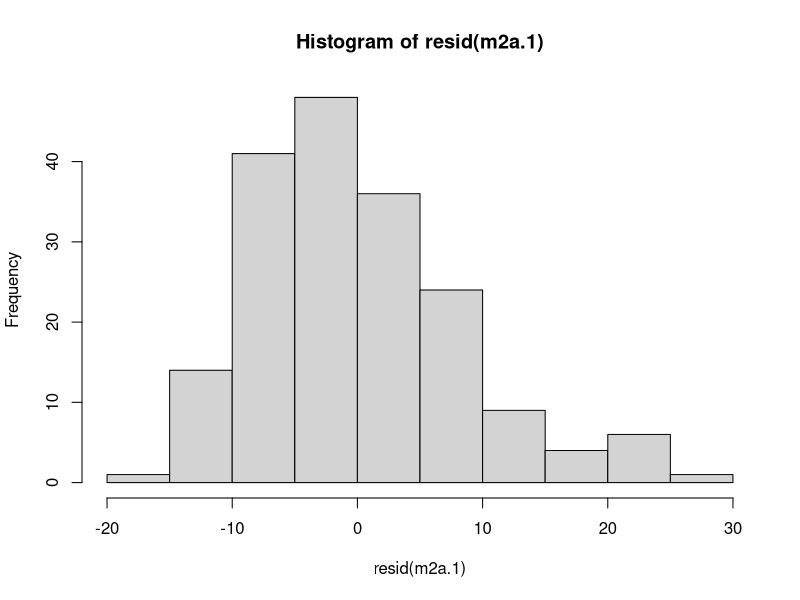

Here is the R script that generated this plot: (Note: this script raises an error after producing the figure.)
## ---- chunk 1
data(Traffic, package="MASS")
Traffic$year<-as.factor(Traffic$year)
Traffic[c(1,2,184),]
## ---- chunk 2
X<-model.matrix(y~limit+year+day, data=Traffic)
X[c(1,2,184),]
## ---- chunk 3
m2a.1<-glm(y ~ limit + year + day, data=Traffic)
summary(m2a.1)
## ---- chunk 4
hist(resid(m2a.1))
## ---- chunk 5
m2a.2<-glm(y ~ limit + year + day, family=poisson, data=Traffic)
summary(m2a.2)
## ---- chunk 6
exp(m2a.2$coef["(Intercept)"])
## ---- chunk 7
exp(m2a.2$coef["(Intercept)"]+m2a.2$coef["limityes"])
## ---- chunk 8
exp(m2a.2$coef["limityes"])
## ---- chunk 9
m2a.3<-glm(y ~ 1, data=Traffic, family="poisson")
summary(m2a.3)
## ---- chunk 10
m2a.4<-glm(y ~ limit + year + day, family=quasipoisson, data=Traffic)
summary(m2a.4)
## ---- chunk 11
ppois(8, exp(m2a.2$coef["(Intercept)"]+91*m2a.2$coef["day"]))
## ---- chunk 12
prior<-list(R=list(V=1, nu=0.002))
m2a.5<-MCMCglmm(y ~ limit + year + day, family="poisson", data=Traffic, prior=prior, pl=TRUE)
## ---- chunk 13
plot(m2a.5$Sol)
## ---- chunk 14
summary(m2a.4)
## ---- chunk 15
lat92<-m2a.5$Liab[,92]
# posterior distribution of the 92nd latent variable (liability)

eta92<-m2a.5$Sol[,"(Intercept)"]+m2a.5$Sol[,"day"]*Traffic$day[92]
# posterior distribution of X\beta for the 92nd observation

resid92<-lat92-eta92
# posterior distribution of e for the 92nd observation

mean(resid92)
# posterior mean of e for the 92nd observation
## ---- chunk 16
plot(m2a.5$VCV)
## ---- chunk 17
predict(m2a.5, type="terms")[92]
## ---- chunk 18
resid.var<-mean(m2a.5$VCV)
intercept.coef<-mean(m2a.5$Sol[,"(Intercept)"])
day.coef<-mean(m2a.5$Sol[,"day"])
pos.ly<-seq(intercept.coef+day.coef*92-sqrt(resid.var), intercept.coef+day.coef*92+sqrt(resid.var), length=100)
d.ly<-dnorm(pos.ly,intercept.coef+day.coef*92, sqrt(resid.var))
d.y<-dlnorm(exp(pos.ly),intercept.coef+day.coef*92, sqrt(resid.var))
## ---- chunk 19
predict(m2a.5)[92]
## ---- chunk 20
predict(m2a.5, interval="confidence")[92,]
## ---- chunk 21
ypred<-simulate(m2a.5)
## ---- chunk 22
qqplot(ypred, Traffic$y)
abline(0,1)
## ---- chunk 23
predict(m2a.5, interval="prediction")[92,]
## ---- chunk 24
data(Grumpy)
Grumpy[c(1:3, 44),]
## ---- chunk 25
mbinom.1<-MCMCglmm(cbind(g5, l5)~type+ypub, data=Grumpy, family="multinomial2", pl=TRUE)
summary(mbinom.1)
## ---- chunk 26
Grumpy[c(3,25),]
## ---- chunk 27
p<-plogis(predict(mbinom.1, posterior="mean", type="terms")[3])
## ---- chunk 28
qbinom(c(0.025, 0.975), size=122, prob=p)
## ---- chunk 29
mean(plogis(mbinom.1$Liab[,3]))
# predicted probability for photo 4521
mean(plogis(mbinom.1$Liab[,25]))
# predicted probability for photo 4527
## ---- chunk 30
predict(mbinom.1)[3]/122
## ---- chunk 31
predict(mbinom.1, approx="diggle")[3]/122
predict(mbinom.1, approx="mcculloch")[3]/122
## ---- chunk 32
Grumpy$majority<-Grumpy$y>5
## ---- chunk 33
prior.mbinom.2=list(R=list(V=1, fix=1))
mbinom.2<-MCMCglmm(majority~type+ypub, family="categorical", data=Grumpy, prior=prior.mbinom.2)
## ---- chunk 34
prior.mbinom.3=list(R=list(V=3, fix=1))
mbinom.3<-MCMCglmm(majority~type+ypub, family="categorical", data=Grumpy, prior=prior.mbinom.3)
## ---- chunk 35
plot(mcmc.list(mbinom.2$Sol, mbinom.3$Sol), density=FALSE)
## ---- chunk 36
plot(predict(mbinom.2), predict(mbinom.3))
abline(0,1)
## ---- chunk 37
par(mfrow=c(3,1))
m.binom.2.glm<-glm(majority~type+ypub, family="binomial", data=Grumpy)
mbinom.3.plot<-MCMCglmm(majority~type+ypub, family="categorical", data=Grumpy, prior=prior.mbinom.3, nitt=13000*10)
rescale.3.plot<-mbinom.3.plot$Sol*sqrt(1/(1+c2*3))

hist(rescale.3.plot[,1], breaks=50, main=NULL, xlab="(Intercept)")
abline(v=coef(m.binom.2.glm)[1], col="red", lwd=2)
hist(rescale.3.plot[,2], breaks=50, main=NULL, xlab="typehappy")
abline(v=coef(m.binom.2.glm)[2], col="red", lwd=2)
hist(rescale.3.plot[,3], breaks=50, main=NULL, xlab="ypub")
abline(v=coef(m.binom.2.glm)[3], col="red", lwd=2)
## ---- chunk 38
data(PlodiaRB)
## ---- chunk 39
prior.m2b.1=list(R=list(V=1, fix=1), G=list(G1=list(V=1, nu=0.002)))
m2b.1<-MCMCglmm(Pupated~1, random=~FSfamily, family="categorical", data=PlodiaRB, prior=prior.m2b.1)
## ---- chunk 40
prior.m2b.2=list(R=list(V=2, fix=1), G=list(G1=list(V=1, nu=0.002)))
m2b.2<-MCMCglmm(Pupated~1, random=~FSfamily, family="categorical", data=PlodiaRB, prior=prior.m2b.2)
## ---- chunk 41
plot(mcmc.list(m2b.1$Sol,m2b.2$Sol))
## ---- chunk 42
plot(mcmc.list(m2b.1$VCV,m2b.2$VCV))
## ---- chunk 43
IC.1<-m2b.1$VCV[,1]/(rowSums(m2b.1$VCV)+pi^2/3)
IC.2<-m2b.2$VCV[,1]/(rowSums(m2b.2$VCV)+pi^2/3)
plot(mcmc.list(IC.1,IC.2))
## ---- chunk 44
c2 <- ((16 * sqrt(3))/(15 * pi))^2
Int.1 <- m2b.1$Sol/sqrt(1 + c2 * m2b.1$VCV[, 2])
Int.2 <- m2b.2$Sol/sqrt(1 + c2 * m2b.2$VCV[, 2])
plot(mcmc.list(as.mcmc(Int.1), as.mcmc(Int.2)))
## ---- chunk 45
hist(plogis(rnorm(1000, 0, sqrt(1e+8))))
## ---- chunk 46
treatment<-gl(2,25)
y<-rbinom(50,1,c(0.5, 0.001)[treatment])
data.bin<-data.frame(treatment=treatment, y=y)
table(data.bin)
## ---- chunk 47
m2c.1<-glm(y~treatment, data=data.bin, family="binomial")
summary(m2c.1)
## ---- chunk 48
m2c.2<-binom.test(table(data.bin)[2,2], 25)
m2c.2
## ---- chunk 49
prior.m2c.3=list(R=list(V=1, fix=1))
m2c.3<-MCMCglmm(y~treatment, data=data.bin, family="categorical", prior=prior.m2c.3)
## ---- chunk 50
prior.m2c.4=list(B=list(mu=c(0,0), V=diag(2)*(pi^2/3+1)), R=list(V=1, fix=1))
m2c.4<-MCMCglmm(y~treatment-1, data=data.bin, family="categorical", prior=prior.m2c.4)
## ---- chunk 51
predict(m2c.4, interval = "confidence")[26, ]
